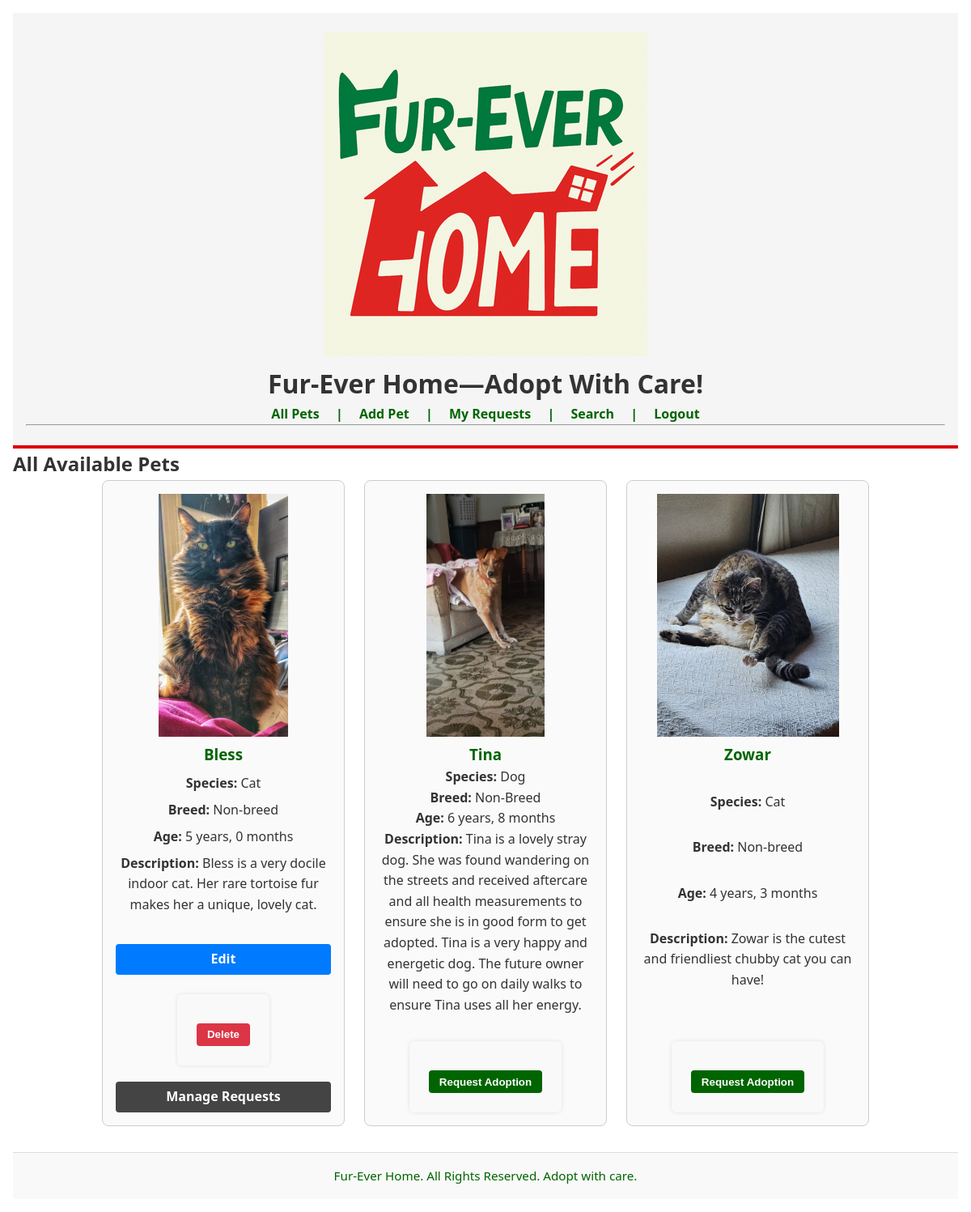
Screenshot of /list_pets (signed in) with the database file from the repository.
### tables this page shows
CREATE TABLE Pets (
                        id INTEGER PRIMARY KEY AUTOINCREMENT,
                        name TEXT NOT NULL,
                        species TEXT NOT NULL,
                        breed TEXT,
                        age_years INTEGER,
                        age_months INTEGER,
                        description TEXT,
                        owner_id INTEGER, photo TEXT,
                        FOREIGN KEY(owner_id) REFERENCES Users(id)
                   );

### app.py (the view)
@app.route("/list_pets")
@login_required
def list_pets():
    conn = sqlite3.connect('database.db')
    conn.row_factory = sqlite3.Row
    cur = conn.cursor()
    cur.execute("SELECT * FROM Pets")
    pets = cur.fetchall()
    cur.execute("SELECT pet_id FROM AdoptionRequests WHERE user_id = ?", (session["user_id"],))
    requested_pet_ids = [row["pet_id"] for row in cur.fetchall()]
    cur.execute("SELECT pet_id, user_id FROM AdoptionRequests WHERE status = 'Approved'")
    approved = cur.fetchall()
    approved_pet_ids = [row["pet_id"] for row in approved]
    pet_adopters = {row["pet_id"]: row["user_id"] for row in approved}
    cur.execute("SELECT pet_id, user_id FROM AdoptionRequests WHERE status = 'Deny'")
    denied = cur.fetchall()
    denied_pet_ids = [row["pet_id"] for row in denied]
    pet_denied_users = {row["pet_id"]: row["user_id"] for row in denied}
    conn.close()
    return render_template("list_pets.html", pets=pets,
                           requested_pet_ids=requested_pet_ids,
                           approved_pet_ids=approved_pet_ids,
                           pet_adopters=pet_adopters,
                           denied_pet_ids=denied_pet_ids,
                           pet_denied_users=pet_denied_users)

### app.py (called while the page is built)
def login_required(f):
    @wraps(f)
    def wrapper(*args, **kwargs):
        if "user_id" not in session:
            flash("You must be logged in to view this page.", "error")
            return redirect(url_for("login"))
        return f(*args, **kwargs)
    return wrapper

### templates/list_pets.html (shortened to what this page needs)
{% extends "base.html" %}
{% block content %}
<h2>All Available Pets</h2>
<div class="pet-grid">
    {% for pet in pets %}
        <div class="pet-card">
            {% if pet['photo'] %}
                <a href="{{ url_for('static', filename=pet['photo']) }}" target="_blank">
                    <img src="{{ url_for('static', filename=pet['photo']) }}" alt="Photo of {{ pet['name'] }}">
                </a>
            {% else %}
                <img src="{{ url_for('static', filename='default.jpg') }}" alt="No photo available">
            {% endif %}
            <div class="pet-info">
                <h3>{{ pet['name'] }}</h3>
                <p><strong>Species:</strong> {{ pet['species'] }}</p>
                <p><strong>Breed:</strong> {{ pet['breed'] }}</p>
                <p><strong>Age:</strong> {{ pet['age_years'] }} years, {{ pet['age_months'] }} months</p>
                <p class="pet-description"><strong>Description:</strong> {{ pet['description'] }}</p>
                <div class="pet-actions">
                    {% if session.get("user_id") == pet['owner_id'] %}
                        <a href="{{ url_for('edit_pet', pet_id=pet['id']) }}" class="btn edit-btn">Edit</a>
                        <form method="post" action="{{ url_for('delete_pet', pet_id=pet['id']) }}"
                              onsubmit="return confirm('Are you sure?');" style="display:inline;">
                            <button type="submit" class="btn delete-btn">Delete</button>
                        </form>
                        <a href="{{ url_for('owner_requests') }}" class="btn manage-btn">Manage Requests</a>
                    {% else %}
                        {% if pet['id'] in approved_pet_ids %}
                            <button class="btn" style="background-color: grey;" disabled>Adoption Accepted</button>
                        {% elif pet['id'] in pet_denied_users and pet_denied_users[pet['id']] == session['user_id'] %}
                            <button class="btn" style="background-color: grey;" disabled>Denied</button>
                        {% elif pet['id'] in requested_pet_ids %}
                            <button class="btn" style="background-color: grey;" disabled>Requested</button>
                        {% else %}
                            <form method="post" action="{{ url_for('adopt_pet', pet_id=pet['id']) }}">
                                <button type="submit" class="btn adopt-btn">Request Adoption</button>
                            </form>
                        {% endif %}
                    {% endif %}
                </div>
            </div>
        </div>
    {% endfor %}
</div>
{% endblock %}

### templates/base.html (shortened to what this page needs)
<!DOCTYPE html>
<html lang="en">
<head>
    <link rel="stylesheet" href="{{ url_for('static', filename='styles.css') }}">
</head>
<body>
    <header>
        <img src="{{ url_for('static', filename='fureverhome_resized.png') }}" alt="FurEver Home Logo">
        <h1>Fur-Ever Home—Adopt With Care!</h1>
        {% if session.get('user_id') %}
            <nav>
                {% if session.get('user_id') and request.endpoint != 'login' %}
                    <a href="{{ url_for('list_pets') }}">All Pets</a> |
                    <a href="{{ url_for('add_pet') }}">Add Pet</a> |
                    <a href="{{ url_for('my_requests') }}">My Requests</a> |
                    <a href="{{ url_for('search') }}">Search</a> |
                    <a href="{{ url_for('logout') }}">Logout</a>
                {% else %}
                    {% if request.endpoint != 'logout' %}
                        <a href="{{ url_for('signup') }}">Sign Up</a> |
                        <a href="{{ url_for('login') }}">Login</a>
                    {% endif %}
                {% endif %}
            </nav>
            <hr>
        {% endif %}
    </header>
    <main>
        {% block content %}
        {% endblock %}
    </main>
    <footer class="site-footer">
        <p>Fur-Ever Home. All Rights Reserved. Adopt with care.</p>
    </footer>
</body>
</html>

### static/styles.css (style rules this page uses)
* { margin: 0; padding: 0; box-sizing: border-box; }
body { font-family: 'Segoe UI', sans-serif; background-color: #fff; color: #333; line-height: 1.6; padding: 1rem; }
header { text-align: center; background-color: #f5f5f5; padding: 1.5rem 1rem; border-bottom: 4px solid #d00; }
header img { max-width: 100%; height: auto; }
nav { margin: 0 1rem; text-decoration: none; color: #006400; font-weight: bold; }
nav a { margin: 0 1rem; text-decoration: none; color: #006400; font-weight: bold; }
form { background: #f9f9f9; padding: 1.5rem; margin-top: 1rem; border-radius: 6px; box-shadow: 0 0 5px rgba(0,0,0,0.1); max-width: 600px; margin-left: auto; margin-right: auto; }
form button { background-color: #006400; color: white; padding: 0.6rem 1.2rem; border: none; border-radius: 4px; cursor: pointer; font-weight: bold; }
.btn { padding: 0.5rem 1rem; border: none; border-radius: 6px; font-weight: bold; cursor: pointer; transition: background-color 0.2s ease; color: white; text-decoration: none; margin-top: 0.75rem; }
.edit-btn { background-color: #007bff; }
.delete-btn { background-color: #dc3545; }
.pet-grid { display: flex; flex-wrap: wrap; justify-content: center; gap: 1.5rem; }
.pet-card { display: flex; flex-direction: column; align-items: center; width: 300px; min-height: 500px; padding: 1rem; border: 1px solid #ccc; background-color: #fafafa; border-radius: 8px; text-align: center; box-sizing: border-box; }
.pet-card img { width: 100%; height: auto; object-fit: contain; max-height: 300px; background-color: #f0f0f0; }
.pet-info { flex: 1; display: flex; flex-direction: column; justify-content: space-between; width: 100%; word-wrap: break-word; }
.pet-info h3 { margin-top: 0; color: #006400; }
.pet-actions { margin-top: 1rem; display: flex; flex-direction: column; gap: 0.5rem; }
.pet-actions a, .pet-actions button { text-align: center; padding: 0.4rem 0.8rem; font-weight: bold; border-radius: 4px; border: none; cursor: pointer; }
.adopt-btn { background-color: #006400; color: #fff; }
.edit-btn { background-color: #007BFF; color: white; }
.delete-btn { background-color: #dc3545; color: white; }
.manage-btn { background-color: #444; color: white; }
.site-footer { background-color: #f9f9f9; text-align: center; padding: 1rem; font-size: 0.95rem; color: #333; border-top: 1px solid #ddd; margin-top: 2rem; }
.site-footer p { margin: 0; color: #006400; }

### rows the page displays
Pets: photo (picture), name "Bless", species "Cat", breed "Non-breed", age_years "5", age_months "0", description "Bless is a very docile indoor cat. Her rare tortoise fur makes her a unique, lovely cat."
Pets: photo (picture), name "Tina", species "Dog", breed "Non-Breed", age_years "6", age_months "8", description "Tina is a lovely stray dog. She was found wandering on the streets and received aftercare and all health measurements to ensure she is in good form to get adopted. Tina is a very happy and energetic dog. The future owner will need to go on daily walks to ensure Tina uses all her energy."
Pets: photo (picture), name "Zowar", species "Cat", breed "Non-breed", age_years "4", age_months "3", description "Zowar is the cutest and friendliest chubby cat you can have!"
